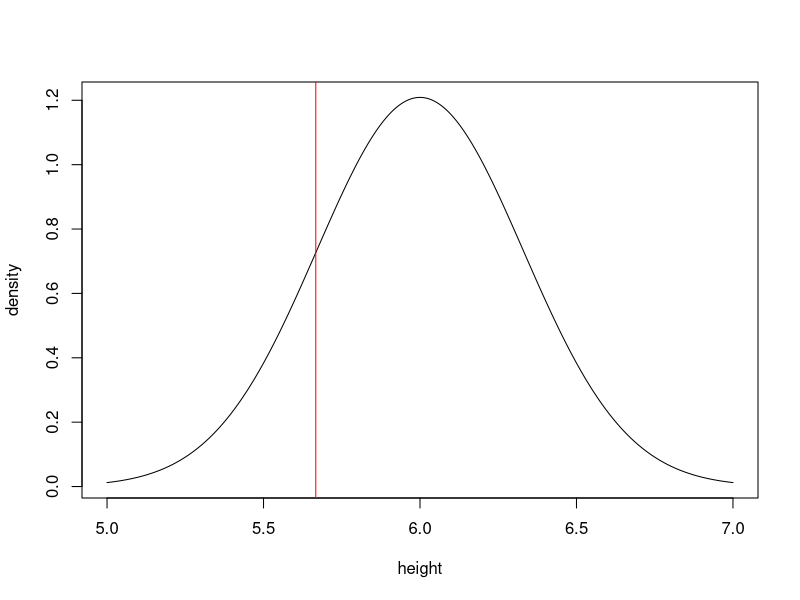

This figure's R source:
## ---- chunk 1
knitr::opts_chunk$set(echo = TRUE)
## ---- chunk 2
library(lubridate)
library(psych)
## ---- chunk 3
height <- seq(5, 7, length = 1000)
density <- dnorm(height, mean = 6, sd = 0.33)
plot(height, density, type = 'l')
abline(v = 5.667, col = "red")
## ---- chunk 4
obs <- c(5.5, 5.6667, 5.8333) # Heights of 5'6", 5'8", and 5'10"
sample_mean <- mean(obs)
stated_value <- 6
sample_std_dev <- sd(obs)
sample_size <- length(obs)
## ---- chunk 5
# Calculating our test statistic, or 't'

t_stat <- (sample_mean - stated_value)/(sample_std_dev/sqrt(sample_size))
## ---- chunk 6
# Calculating two-tailed p-value

pval <- 2 * pt(t_stat, df = sample_size - 1)
pval
## ---- chunk 7
t.test(obs, alternative = "two.sided", mu = 6)
## ---- chunk 8
# Increase the variance
obs <- c(5.4, 5.6667, 5.9333) # Now the observed heights are 5'5", 5'8", and 5'11"
t.test(obs, alternative = "two.sided", mu = 6)
# Increase the number of observations

obs <- c(5.5, 5.6667, 5.8333, 5.45, 5.6667, 5.87)
t.test(obs, alternative = "two.sided", mu = 6)
## ---- chunk 9
t.test(obs, alternative = "less", mu = 6)
## ---- chunk 10
# Let's simulate some arrival data for a bus scheduled for 8am, for Oct. 1 -5.
  # Assume this is before the policy is implemented
arrival_times <- seq.POSIXt(as.POSIXct("2018-10-01 08:10:00"),
                            as.POSIXct("2018-10-05 08:10:00"), "day") + (rnorm(1:5, sd = 15)) * 60
pre_policy <- data.frame(date = seq.Date(as.Date("2018-10-01"), as.Date("2018-10-05"), "day"), arrival_times = arrival_times)

pre_policy
# The value we are interested in is the difference from the scheduled time (in minutes)
pre_policy$diff <- abs((hour(pre_policy$arrival_times) +
                          minute(pre_policy$arrival_times)/60 +
                            second(pre_policy$ arrival_times)/3600 - 8) * 60)

pre_policy
# The sample average arrival time is a descriptive statistic describing the five data points we have
round(seconds_to_period((mean(hour(pre_policy$arrival_times) +
                          minute(pre_policy$arrival_times)/60 + 
                            second(pre_policy$arrival_times)/3600)) * 3600))
## ---- chunk 11
t.test(pre_policy$diff, alternative = "two.sided", mu = 8)
## ---- chunk 12
# Arrival data for a bus scheduled for 8am, for Nov. 1 -5.
arrival_times <- seq.POSIXt(as.POSIXct("2018-11-01 08:03:00"),
                            as.POSIXct("2018-11-05 08:03:00"), "day") + (rnorm(1:5, sd = 10)) * 60
post_policy <- data.frame(date = seq.Date(as.Date("2018-11-01"), as.Date("2018-11-05"), "day"), arrival_times = arrival_times)

post_policy
# The value we are interested in is the difference from the scheduled time (in minutes)
post_policy$diff <- abs((hour(post_policy$arrival_times) +
                          minute(post_policy$arrival_times)/60 +
                            second(post_policy$ arrival_times)/3600 - 8) * 60)

post_policy
# The sample average arrival time is a descriptive statistic describing the five data points we have
round(seconds_to_period((mean(hour(post_policy$arrival_times) +
                          minute(post_policy$arrival_times)/60 + 
                            second(post_policy$arrival_times)/3600)) * 3600))
## ---- chunk 13
t.test(pre_policy$diff, post_policy$diff)
## ---- chunk 14
t.test(pre_policy$diff, post_policy$diff, paired = T)
## ---- chunk 15
t.test(pre_policy$diff, post_policy$diff, alternative = "less")
## ---- chunk 16
wine_data <- read.csv("wine_components.csv")
## ---- chunk 17
anova(lm(alcohol ~ wine_type, data = wine_data))
## ---- chunk 18
cor(wine_data$total_phenols, wine_data$flavanoids)
## ---- chunk 19
cor.test(wine_data$total_phenols, wine_data$flavanoids)
